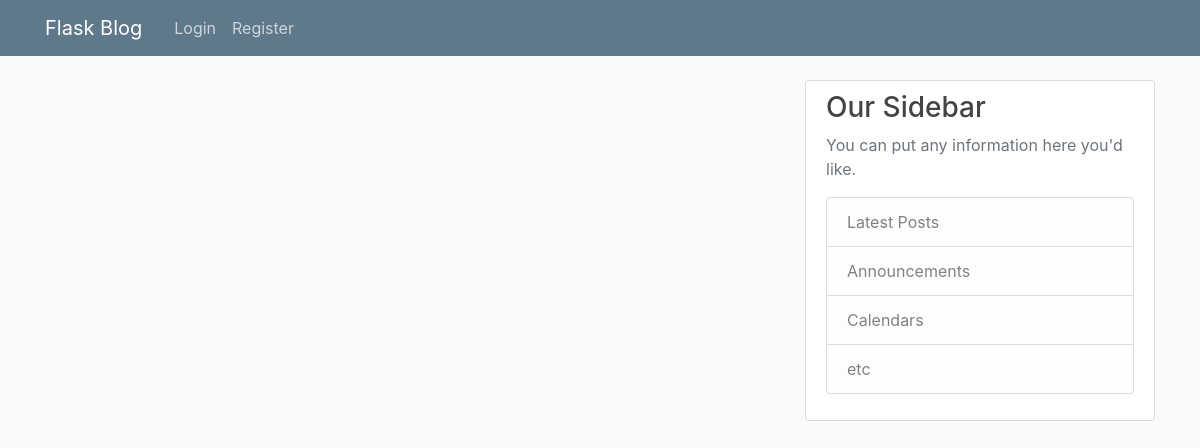
Page /home on the earlier database version.
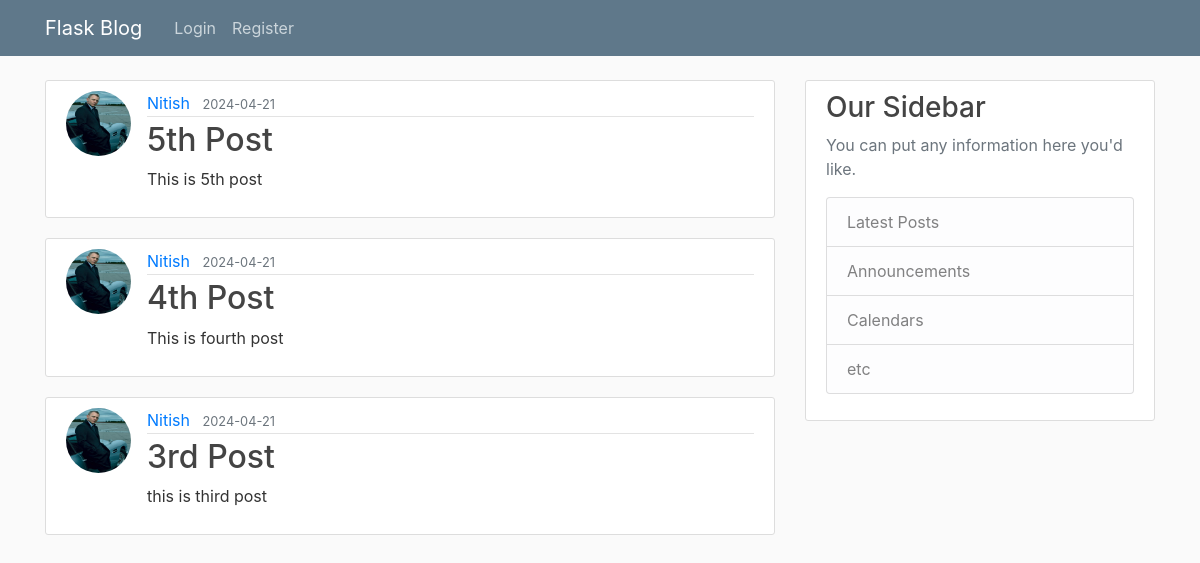
Same page on the later database version.
### main.py (models this page shows, shortened)
class Post(db.Model):
    id = db.Column(db.Integer, primary_key=True)
    title = db.Column(db.String(10000), nullable=False)
    date_posted = db.Column(db.DateTime(timezone=True), default=func.now())
    content = db.Column(db.Text, nullable=False)
    user_id = db.Column(db.Integer, db.ForeignKey('user.id'), nullable=False)

class User(db.Model, UserMixin):
    id = db.Column(db.Integer, primary_key=True)
    username = db.Column(db.String(150), unique=True, nullable=False)
    email = db.Column(db.String(150), unique=True, nullable=False)
    image_file = db.Column(db.String(20), nullable=False, default='default.jpg')
    password = db.Column(db.String(150), nullable=False)
    posts = db.relationship('Post', backref='author', lazy=True)

### main.py (the view)
@app.route('/')
@app.route('/home')
def home():
    page = request.args.get('page', 1, type=int)
    posts = Post.query.order_by(Post.date_posted.desc()).paginate(page=page, per_page=3)
    return render_template("home.html", posts=posts, user=current_user)

### templates/home.html
{% extends "layout.html" %}
{% block content %}
    {% for post in posts %}
    <article class="media content-section">
      <img class="rounded-circle article-img" src="{{url_for('static',filename='image/'+post.author.image_file)}}" alt="">
        <div class="media-body">
          <div class="article-metadata">
            <a class="mr-2" href="#">{{ post.author.username }}</a>
            <small class="text-muted">{{ post.date_posted.strftime('%Y-%m-%d') }}</small>
          </div>
          <h2><a class="article-title" href="{{url_for('post',post_id=post.id)}}">{{ post.title }}</a></h2>
          <p class="article-content">{{ post.content }}</p>
        </div>
      </article>
    {% endfor %}
{% endblock %}

### templates/layout.html (shortened to what this page needs)
<!DOCTYPE html>
<html lang="en">
<head>
    <link rel="stylesheet" href="https://cdn.jsdelivr.net/npm/bootstrap@4.3.1/dist/css/bootstrap.min.css">
    <link rel="stylesheet" type="text/css" href="{{ url_for('static',filename='main.css') }}">
</head>
<body>
    <header class="site-header">
        <nav class="navbar navbar-expand-md navbar-dark bg-steel fixed-top">
        <div class="container">
            <a class="navbar-brand mr-4" href="/">Flask Blog</a>
            <div class="collapse navbar-collapse" id="navbarToggle">
                {% if user.is_authenticated %}
                    <div class="navbar-nav mr-auto">
                        <a class="nav-item nav-link" href="/">Home</a>
                        <a class="nav-item nav-link" href="{{url_for('new_post')}}">New Post</a>
                        <a class="nav-item nav-link" href="/account">Account</a>
                        <a class="nav-item nav-link" href="/about">About</a>
                        <a class="nav-item nav-link" id="logout" href="/logout">Log out</a>
                    </div>
                {% else %}
                    <div class="navbar-nav">
                        <a class="nav-item nav-link" href="/login">Login</a>
                        <a class="nav-item nav-link" href="/register">Register</a>
                    </div>
                {% endif %}
            </div>
        </div>
        </nav>
    </header>
    <main role="main" class="container">
        <div class="row">
          <div class="col-md-8">
            {% block content %}{% endblock %}
          </div>
          <div class="col-md-4">
            <div class="content-section">
              <h3>Our Sidebar</h3>
              <p class='text-muted'>You can put any information here you'd like.
                <ul class="list-group">
                  <li class="list-group-item list-group-item-light">Latest Posts</li>
                  <li class="list-group-item list-group-item-light">Announcements</li>
                  <li class="list-group-item list-group-item-light">Calendars</li>
                  <li class="list-group-item list-group-item-light">etc</li>
                </ul>
              </p>
            </div>
          </div>
        </div>
      </main>
</body>
</html>

### static/main.css (style rules this page uses)
body { background: #fafafa; color: #333333; margin-top: 5rem; }
h1, h2, h3, h4, h5, h6 { color: #444444; }
.bg-steel { background-color: #5f788a; }
.site-header .navbar-nav .nav-link { color: #cbd5db; }
.content-section { background: #ffffff; padding: 10px 20px; border: 1px solid #dddddd; border-radius: 3px; margin-bottom: 20px; }
.article-title { color: #444444; }
.article-content { white-space: pre-line; }
.article-img { height: 65px; width: 65px; margin-right: 16px; }
.article-metadata { padding-bottom: 1px; margin-bottom: 4px; border-bottom: 1px solid #e3e3e3 }

Differences in the rows shown:
added Post: image_file (placeholder picture), author.username "Nitish", date_posted "2024-04-21", title "5th Post", content "This is 5th post"
added Post: image_file (placeholder picture), author.username "Nitish", date_posted "2024-04-21", title "4th Post", content "This is fourth post"
added Post: image_file (placeholder picture), author.username "Nitish", date_posted "2024-04-21", title "3rd Post", content "this is third post"
